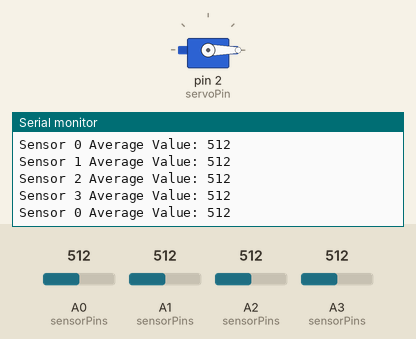
Recording of a sketch running on a simulated Arduino Uno, built with avr-gcc and run on an emulated ATmega328P. Parts: servo, the last lines printed to the serial monitor. The inputs (shaded band) are chosen by the test bench; at power-on: A0 (sensorPins) = 512, A1 (sensorPins) = 512, A3 (sensorPins) = 512, A2 (sensorPins) = 512.

Above: at 1.2 s.
1.3 s: A0 (sensorPins) set to 104
At 2.1 s:
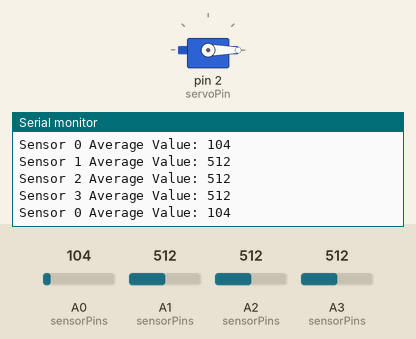
4.3 s: A0 (sensorPins) set to 92
At 5.0 s:
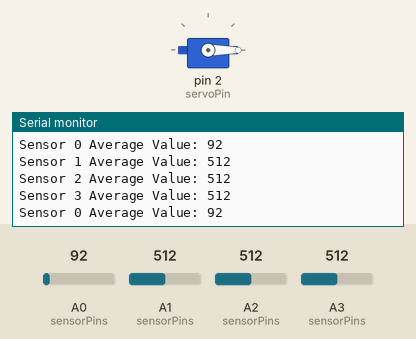
7.3 s: A1 (sensorPins) set to 109
At 8.4 s:
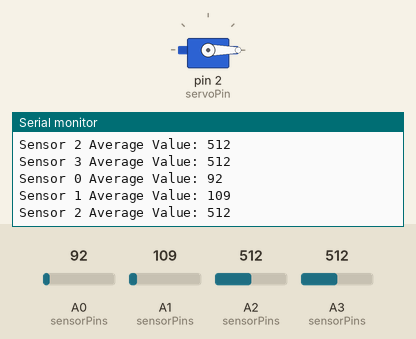
10.3 s: A1 (sensorPins) set to 89
At 10.9 s:
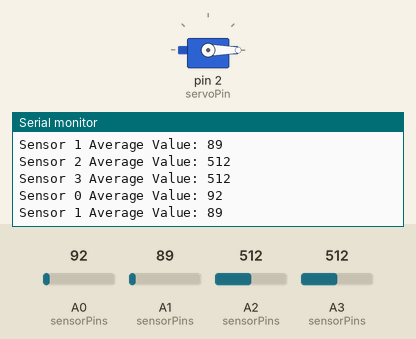
14.8 s: A3 (sensorPins) set to 108
At 15.4 s:
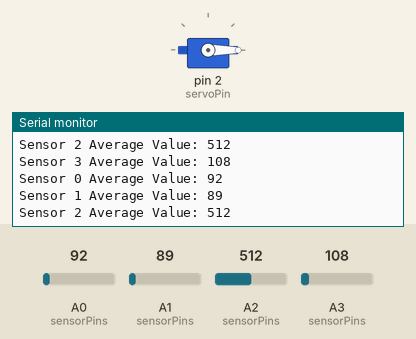
17.8 s: A3 (sensorPins) set to 94
At 18.4 s:
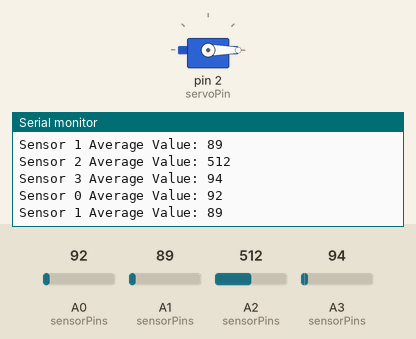
Timing chart, 0 to 20.3 s (numbered marks = the images above; inputs shaded):
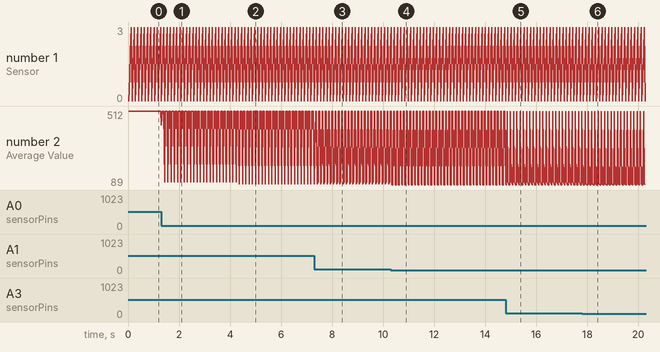

Measured:
- after the input at 1.3 s, the serial monitor: prints a new line at once (image 1)
- after the input at 4.3 s, the serial monitor: prints a new line after 0.06 s (image 2)
- after the input at 7.3 s, the serial monitor: prints a new line at once (image 3)
- after the input at 10.3 s, the serial monitor: prints a new line after 0.08 s (image 4)
- after the input at 14.8 s, the serial monitor: prints a new line after 0.09 s (image 5)
- after the input at 17.8 s, the serial monitor: prints a new line at once (image 6)
- plotted number 2: 512 → 92 after the input at 4.3 s

The sketch:

1.ino
```cpp
#include <Servo.h>

const int numSensors = 4; // 센서의 수
const int sensorPins[numSensors] = {A0, A1, A2, A3}; // 압력 센서가 연결된 아날로그 핀
const int servoPin = 2;   // 서보 모터가 연결된 디지털 핀

const int pressureThreshold = 100; // 압력 센서의 값을 기준으로 하는 임계값 (0~1023)
const unsigned long pressureDuration = 50             ; // 0.5초 (500 밀리초)

unsigned long pressureStartTimes[numSensors] = {0, 0, 0, 0}; // 각 센서에 대한 압력이 시작된 시간 기록
bool servoActivated = false; // 서보 모터가 작동했는지 여부를 추적
Servo myServo;  // 서보 객체 생성

// 압력 센서 값의 평균을 계산하는 함수
int getAverageSensorValue(int pin) {
  const int numReadings = 10; // 평균을 계산할 읽기 수
  long sum = 0;
  for (int i = 0; i < numReadings; i++) {
    sum += analogRead(pin);
    delay(3); // 읽기 사이의 지연
  }
  return sum / numReadings;
}

void setup() {
  Serial.begin(9600);
  myServo.attach(servoPin); // 서보 모터 핀 설정
  myServo.write(0); // 서보 모터를 0도 위치로 초기화
}

void loop() {
  bool anySensorTriggered = false; // 어떤 센서라도 압력이 감지되었는지 여부를 나타냄

  for (int i = 0; i < numSensors; i++) {
    int sensorValue = getAverageSensorValue(sensorPins[i]); // 평균 압력 센서 값 읽기
    Serial.print("Sensor ");
    Serial.print(i);
    Serial.print(" Average Value: ");
    Serial.println(sensorValue);

    if (sensorValue > pressureThreshold) { // 압력 감지
      if (pressureStartTimes[i] == 0) {
        pressureStartTimes[i] = millis(); // 압력이 처음 감지되었을 때 시간 기록
      } else if (millis() - pressureStartTimes[i] >= pressureDuration) {
        anySensorTriggered = true; // 어떤 센서라도 압력이 0.5초 이상 지속되었음
      }
    } else {
      pressureStartTimes[i] = 0; // 압력이 감지되지 않으면 타이머 초기화
    }
  }

  if (anySensorTriggered) {
    if (!servoActivated) {
      myServo.write(90); // 압력이 0.5초 이상 지속되면 서보 모터를 90도로 움직임
      servoActivated = true; // 서보 모터가 작동했음을 기록
      delay(2); // 서보 모터의 동작 유지 시간 (2초)
      myServo.write(0); // 서보 모터를 0도로 되돌림
    }
  } else {
    servoActivated = false; // 모든 센서의 압력이 감지되지 않으면 서보 모터 작동 상태를 초기화
  }

  delay(1); // 반복 간격
}
```
